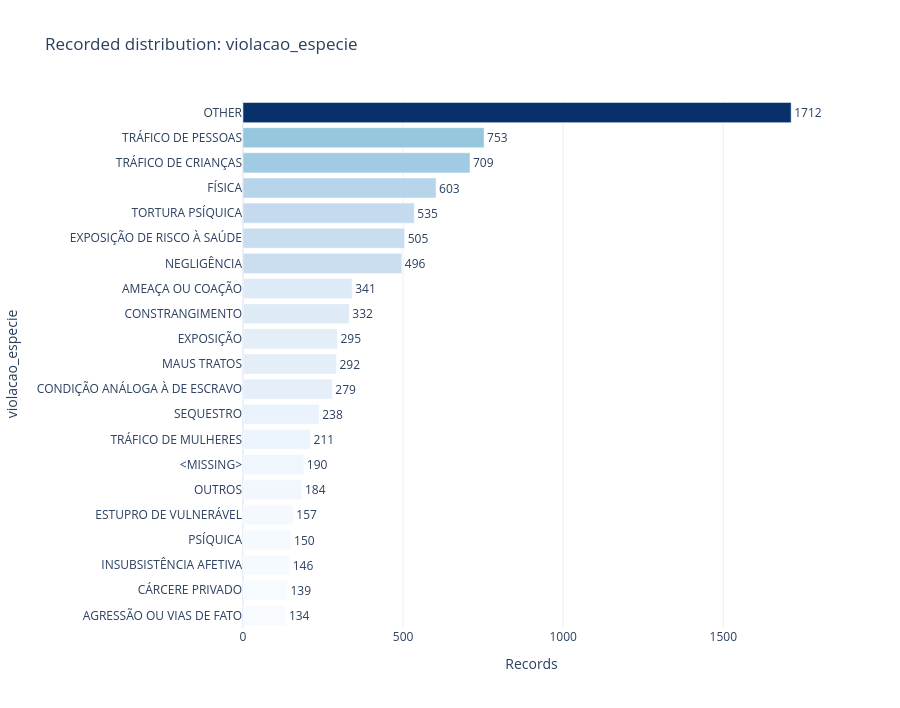
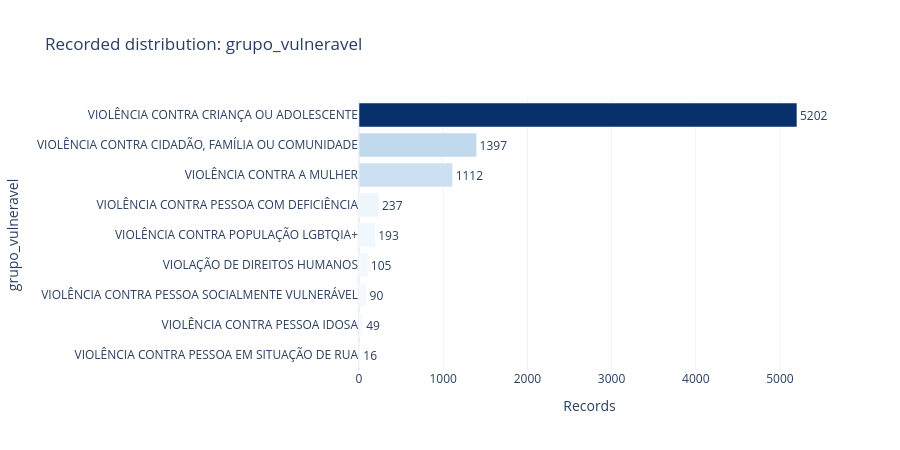
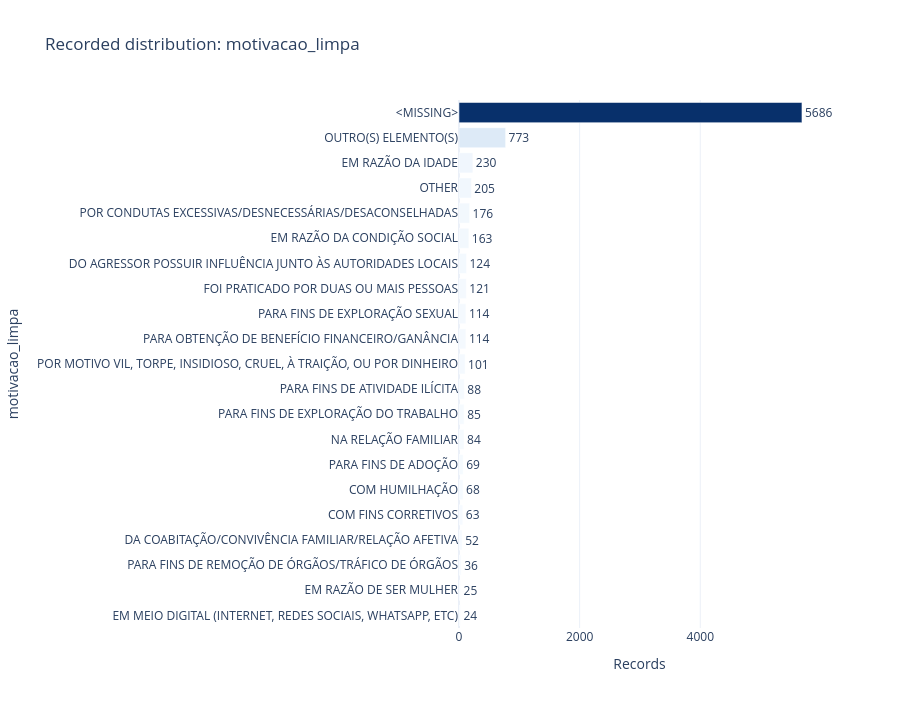

The notebook cell saved with these charts, in order:
### Markdown cell above
## 4.8 Human rights violations and vulnerable groups

`violacao` may be hierarchical or repeated within a complaint. In record mode, the chart describes violation records. In complaint mode, it should be used only if the conflict table confirms that the variable is stable within `hash` or after a documented multi-label aggregation.

### Code cell
OUTCOME_VARIABLES = ["violacao_especie", "grupo_vulneravel", "motivacao_limpa"]
outcome_tables = {}
for column in [c for c in OUTCOME_VARIABLES if c in df_analysis.columns]:
    fig, table = plot_frequency(
        df_analysis, column,
        title=f"Recorded distribution: {column}", top_n=TOP_N,
        include_missing=INCLUDE_MISSING_IN_CHARTS
    )
    fig.show()
    save_figure(fig, f"outcome_{column}.html")
    table.to_csv(TABLE_DIR / f"frequency_{column}.csv", index=False, encoding="utf-8-sig")
    outcome_tables[column] = table

### Figure 1 — Plotly figure (JSON) as saved in the notebook; plotly's stock layout.template omitted (floating-point values rounded to 4 significant figures)
{"data": [{"cliponaxis": false, "customdata": [[1.6, 1.63], [1.65, 1.69], [1.74, 1.78], [1.79, 1.83], [1.87, 1.91], [2.19, 2.24], [2.26, null], [2.51, 2.57], [2.83, 2.9], [3.32, 3.4], [3.48, 3.56], [3.51, 3.59], [3.95, 4.04], [4.06, 4.15], [5.9, 6.04], [6.01, 6.15], [6.37, 6.52], [7.18, 7.34], [8.44, 8.63], [8.96, 9.17], [20.4, null]], "hovertemplate": "Records=%{marker.color}<br>violacao_especie=%{y}<br>percent_total=%{customdata[0]}<br>percent_valid=%{customdata[1]}<extra></extra>", "legendgroup": "", "marker": {"color": [134, 139, 146, 150, 157, 184, 190, 211, 238, 279, 292, 295, 332, 341, 496, 505, 535, 603, 709, 753, 1712], "coloraxis": "coloraxis", "pattern": {"shape": ""}}, "name": "", "orientation": "h", "showlegend": false, "text": [134.0, 139.0, 146.0, 150.0, 157.0, 184.0, 190.0, 211.0, 238.0, 279.0, 292.0, 295.0, 332.0, 341.0, 496.0, 505.0, 535.0, 603.0, 709.0, 753.0, 1712.0], "textposition": "outside", "type": "bar", "x": [134, 139, 146, 150, 157, 184, 190, 211, 238, 279, 292, 295, 332, 341, 496, 505, 535, 603, 709, 753, 1712], "xaxis": "x", "y": ["AGRESSÃO OU VIAS DE FATO", "CÁRCERE PRIVADO", "INSUBSISTÊNCIA AFETIVA", "PSÍQUICA", "ESTUPRO DE VULNERÁVEL", "OUTROS", "<MISSING>", "TRÁFICO DE MULHERES", "SEQUESTRO", "CONDIÇÃO ANÁLOGA À DE ESCRAVO", "MAUS TRATOS", "EXPOSIÇÃO", "CONSTRANGIMENTO", "AMEAÇA OU COAÇÃO", "NEGLIGÊNCIA", "EXPOSIÇÃO DE RISCO À SAÚDE", "TORTURA PSÍQUICA", "FÍSICA", "TRÁFICO DE CRIANÇAS", "TRÁFICO DE PESSOAS", "OTHER"], "yaxis": "y"}], "layout": {"barmode": "relative", "coloraxis": {"autocolorscale": false, "colorbar": {"title": {"text": "Records"}}, "colorscale": [[0, "rgb(247,251,255)"], [0.125, "rgb(222,235,247)"], [0.25, "rgb(198,219,239)"], [0.375, "rgb(158,202,225)"], [0.5, "rgb(107,174,214)"], [0.625, "rgb(66,146,198)"], [0.75, "rgb(33,113,181)"], [0.875, "rgb(8,81,156)"], [1, "rgb(8,48,107)"]], "showscale": false}, "height": 708, "legend": {"tracegroupgap": 0}, "title": {"text": "Recorded distribution: violacao_especie"}, "xaxis": {"anchor": "y", "domain": [0, 1], "title": {"text": "Records"}}, "yaxis": {"anchor": "x", "domain": [0, 1], "title": {"text": "violacao_especie"}}}}

### Figure 2 — Plotly figure (JSON) as saved in the notebook; plotly's stock layout.template omitted (floating-point values rounded to 4 significant figures)
{"data": [{"cliponaxis": false, "customdata": [[0.19, 0.19], [0.58, 0.58], [1.07, 1.07], [1.25, 1.25], [2.3, 2.3], [2.82, 2.82], [13.24, 13.24], [16.63, 16.63], [61.92, 61.92]], "hovertemplate": "Records=%{marker.color}<br>grupo_vulneravel=%{y}<br>percent_total=%{customdata[0]}<br>percent_valid=%{customdata[1]}<extra></extra>", "legendgroup": "", "marker": {"color": [16, 49, 90, 105, 193, 237, 1112, 1397, 5202], "coloraxis": "coloraxis", "pattern": {"shape": ""}}, "name": "", "orientation": "h", "showlegend": false, "text": [16.0, 49.0, 90.0, 105.0, 193.0, 237.0, 1112.0, 1397.0, 5202.0], "textposition": "outside", "type": "bar", "x": [16, 49, 90, 105, 193, 237, 1112, 1397, 5202], "xaxis": "x", "y": ["VIOLÊNCIA CONTRA PESSOA EM SITUAÇÃO DE RUA", "VIOLÊNCIA CONTRA PESSOA IDOSA", "VIOLÊNCIA CONTRA PESSOA SOCIALMENTE VULNERÁVEL", "VIOLAÇÃO DE DIREITOS HUMANOS", "VIOLÊNCIA CONTRA POPULAÇÃO LGBTQIA+", "VIOLÊNCIA CONTRA PESSOA COM DEFICIÊNCIA", "VIOLÊNCIA CONTRA A MULHER", "VIOLÊNCIA CONTRA CIDADÃO, FAMÍLIA OU COMUNIDADE", "VIOLÊNCIA CONTRA CRIANÇA OU ADOLESCENTE"], "yaxis": "y"}], "layout": {"barmode": "relative", "coloraxis": {"autocolorscale": false, "colorbar": {"title": {"text": "Records"}}, "colorscale": [[0, "rgb(247,251,255)"], [0.125, "rgb(222,235,247)"], [0.25, "rgb(198,219,239)"], [0.375, "rgb(158,202,225)"], [0.5, "rgb(107,174,214)"], [0.625, "rgb(66,146,198)"], [0.75, "rgb(33,113,181)"], [0.875, "rgb(8,81,156)"], [1, "rgb(8,48,107)"]], "showscale": false}, "height": 450, "legend": {"tracegroupgap": 0}, "title": {"text": "Recorded distribution: grupo_vulneravel"}, "xaxis": {"anchor": "y", "domain": [0, 1], "title": {"text": "Records"}}, "yaxis": {"anchor": "x", "domain": [0, 1], "title": {"text": "grupo_vulneravel"}}}}

### Figure 3 — Plotly figure (JSON) as saved in the notebook; plotly's stock layout.template omitted (floating-point values rounded to 4 significant figures)
{"data": [{"cliponaxis": false, "customdata": [[0.29, 0.88], [0.3, 0.92], [0.43, 1.33], [0.62, 1.92], [0.75, 2.32], [0.81, 2.5], [0.82, 2.54], [1, 3.09], [1.01, 3.13], [1.05, 3.24], [1.2, 3.72], [1.36, 4.2], [1.36, 4.2], [1.44, 4.46], [1.48, 4.57], [1.94, 6], [2.09, 6.48], [2.45, null], [2.74, 8.47], [9.2, 28.47], [67.68, null]], "hovertemplate": "Records=%{marker.color}<br>motivacao_limpa=%{y}<br>percent_total=%{customdata[0]}<br>percent_valid=%{customdata[1]}<extra></extra>", "legendgroup": "", "marker": {"color": [24, 25, 36, 52, 63, 68, 69, 84, 85, 88, 101, 114, 114, 121, 124, 163, 176, 205, 230, 773, 5686], "coloraxis": "coloraxis", "pattern": {"shape": ""}}, "name": "", "orientation": "h", "showlegend": false, "text": [24.0, 25.0, 36.0, 52.0, 63.0, 68.0, 69.0, 84.0, 85.0, 88.0, 101.0, 114.0, 114.0, 121.0, 124.0, 163.0, 176.0, 205.0, 230.0, 773.0, 5686.0], "textposition": "outside", "type": "bar", "x": [24, 25, 36, 52, 63, 68, 69, 84, 85, 88, 101, 114, 114, 121, 124, 163, 176, 205, 230, 773, 5686], "xaxis": "x", "y": ["EM MEIO DIGITAL (INTERNET, REDES SOCIAIS, WHATSAPP, ETC)", "EM RAZÃO DE SER MULHER", "PARA FINS DE REMOÇÃO DE ÓRGÃOS/TRÁFICO DE ÓRGÃOS", "DA COABITAÇÃO/CONVIVÊNCIA FAMILIAR/RELAÇÃO AFETIVA", "COM FINS CORRETIVOS", "COM HUMILHAÇÃO", "PARA FINS DE ADOÇÃO", "NA RELAÇÃO FAMILIAR", "PARA FINS DE EXPLORAÇÃO DO TRABALHO", "PARA FINS DE ATIVIDADE ILÍCITA", "POR MOTIVO VIL, TORPE, INSIDIOSO, CRUEL, À TRAIÇÃO, OU POR DINHEIRO", "PARA OBTENÇÃO DE BENEFÍCIO FINANCEIRO/GANÂNCIA", "PARA FINS DE EXPLORAÇÃO SEXUAL", "FOI PRATICADO POR DUAS OU MAIS PESSOAS", "DO AGRESSOR POSSUIR INFLUÊNCIA JUNTO ÀS AUTORIDADES LOCAIS", "EM RAZÃO DA CONDIÇÃO SOCIAL", "POR CONDUTAS EXCESSIVAS/DESNECESSÁRIAS/DESACONSELHADAS", "OTHER", "EM RAZÃO DA IDADE", "OUTRO(S) ELEMENTO(S)", "<MISSING>"], "yaxis": "y"}], "layout": {"barmode": "relative", "coloraxis": {"autocolorscale": false, "colorbar": {"title": {"text": "Records"}}, "colorscale": [[0, "rgb(247,251,255)"], [0.125, "rgb(222,235,247)"], [0.25, "rgb(198,219,239)"], [0.375, "rgb(158,202,225)"], [0.5, "rgb(107,174,214)"], [0.625, "rgb(66,146,198)"], [0.75, "rgb(33,113,181)"], [0.875, "rgb(8,81,156)"], [1, "rgb(8,48,107)"]], "showscale": false}, "height": 708, "legend": {"tracegroupgap": 0}, "title": {"text": "Recorded distribution: motivacao_limpa"}, "xaxis": {"anchor": "y", "domain": [0, 1], "title": {"text": "Records"}}, "yaxis": {"anchor": "x", "domain": [0, 1], "title": {"text": "motivacao_limpa"}}}}
